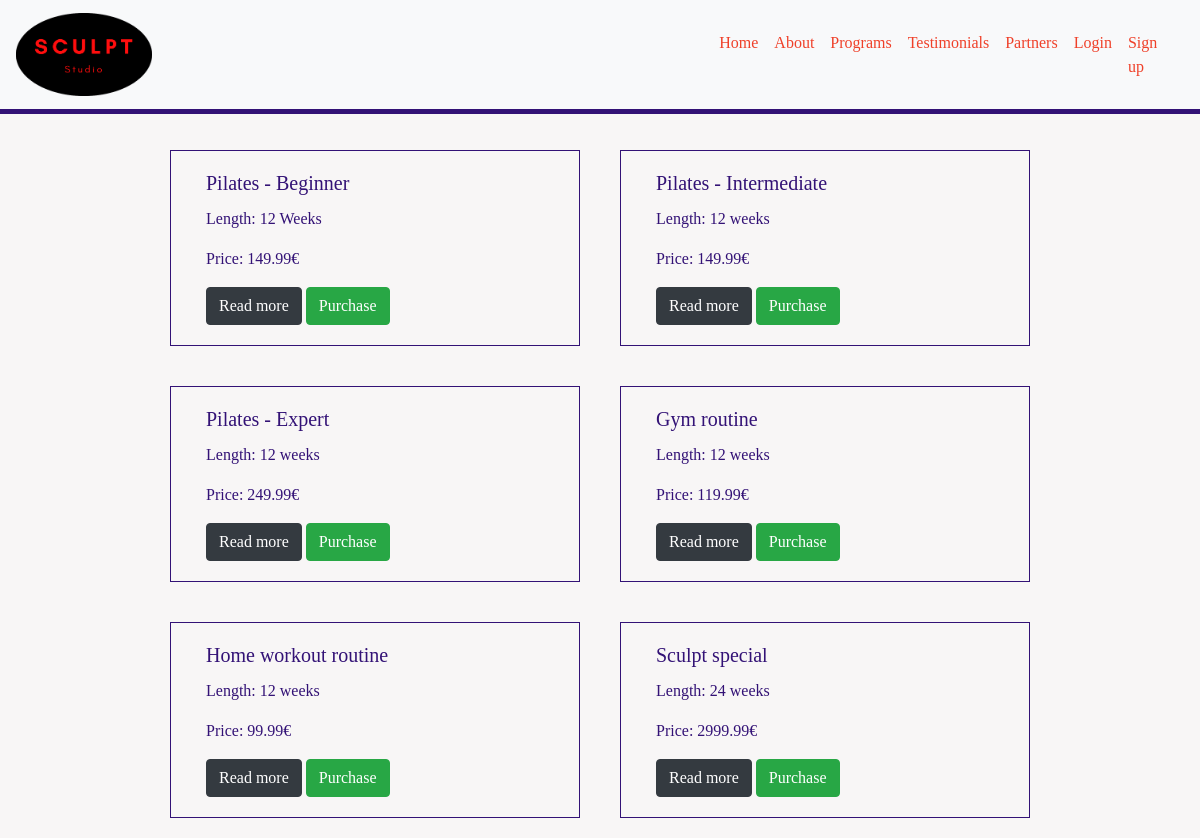
The app's page /programs/, older data.
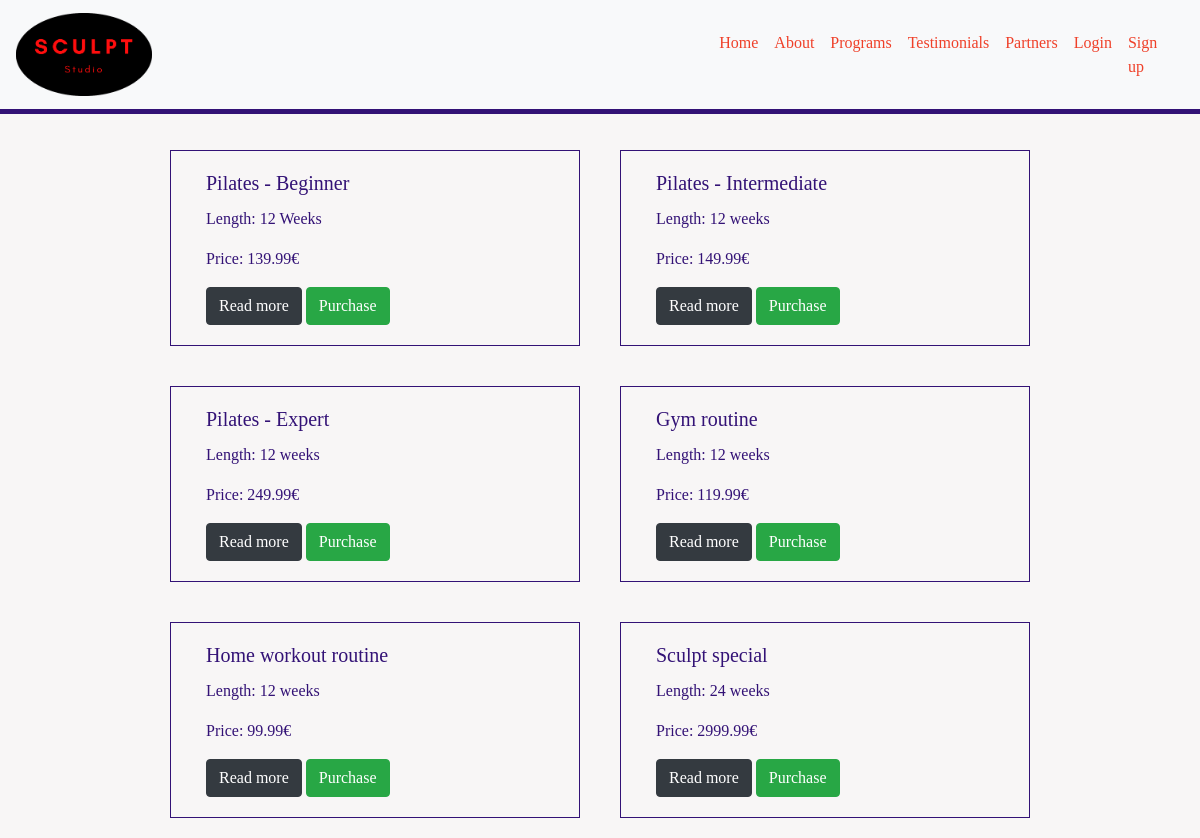
The same page, newer data.
### programs/models.py (models this page shows, shortened)
class Programs(models.Model):
    class Meta:
        verbose_name_plural = 'Programs'
    name = models.CharField(max_length=100)
    type = models.CharField(max_length=100)
    description = models.TextField()
    price = models.DecimalField(max_digits=6, decimal_places=2)

### programs/views.py (the view)
# urls.py: path('', views.programs, name='programs'),
def programs(request):
    programs = Programs.objects.all()
    context = {
        'programs': programs,
    }
    return render(request, 'programs/programs.html', context)

### programs/templates/programs/programs.html
{% extends 'base.html' %}
{% block content %}
<div class="row justify-content-center">
  {% for program in programs %}
  <div class="col-sm-4 programs">
    <div class="card">
      <div class="card-body">
        <h5 class="card-title">{{ program.name }}</h5>
        <p class="card-text">Length: {{ program.type }}</p>
        <p class="card-text">Price: {{ program.price }}€</p>
        {% if request.user.is_authenticated and request.user.is_superuser %}
        <a href="{% url 'edit_program' program.id %}" class="btn btn-danger">Edit</a>
        <a href="{% url 'delete_program' program.id %}" class="btn btn-danger">Delete</a>
        <a href="{% url 'program_details' program.id %}" class="btn btn-dark btn-primary">Read more</a>
        <a href="#" class="btn btn-success btn-primary">Purchase</a>
        {% else %}
        <a href="{% url 'program_details' program.id %}" class="btn btn-dark btn-primary">Read more</a>
        <a href="#" class="btn btn-success btn-primary">Purchase</a>
        {% endif %}
      </div>
    </div>
  </div>
  {% endfor %}
</div>
{% endblock %}

### templates/base.html (shortened to what this page needs)
{% load static %}
<!DOCTYPE html>
<html lang="en">
<head>
    {% block maincss %}
    <link rel="stylesheet" href="https://maxcdn.bootstrapcdn.com/bootstrap/4.0.0/css/bootstrap.min.css">
    <link rel="stylesheet" href="{% static '/css/main.css' %}">
    {% endblock %}
</head>
<body>
    <nav class="navbar navbar-expand-lg navbar-light bg-light">
      <a class="navbar-brand" href="{% url 'home' %}">
        <img src="/media/sculpt_logo.png" alt="sculpt studio logo" height="20%" width="20%">
      </a>
        <div class="collapse navbar-collapse flex-row-reverse" id="navbarNav">
            <ul class="navbar-nav">
                <li class="nav-item">
                    <a class="nav-link" href="{% url 'home' %}">Home</a>
                </li>
                <li class="nav-item">
                    <a class="nav-link" href="{% url 'about_me' %}">About</a>
                </li>
                <li class="nav-item">
                    <a class="nav-link" href="{% url 'programs' %}">Programs</a>
                </li>
                <li class="nav-item">
                    <a class="nav-link" href="#">Testimonials</a>
                </li>
                <li class="nav-item">
                    <a class="nav-link" href="#">Partners</a>
                </li>
                {% if user.is_authenticated %}
                <li class="nav-item">
                    <a class="nav-link" href="">My Profile</a>
                </li>
                <li class="nav-item">
                    <a class="nav-link" href="{% url 'account_email' %}">Change E-mail</a>
                </li>
                <li class="nav-item">
                    <a class="nav-link" href="{% url 'account_logout' %}">Log Out</a>
                </li>
                {% else %}
                <li class="nav-item">
                    <a class="nav-link" href="{% url 'account_login' %}">Login</a>
                </li>
                <li class="nav-item">
                    <a class="nav-link" href="{% url 'account_signup' %}">Sign up</a>
                </li>
                {% endif %}
            </ul>
        </div>
    </nav>
    <hr>
    {% block content %}
    {% endblock %}
</body>
</html>

### static/css/main.css (style rules this page uses)
* { font-family: 'Noto Serif JP', serif; color: rgb(51, 18, 118); font-weight: 500; }
hr { border-top: 5px solid rgb(51, 18, 118); margin-top: 0; }
body { background-color: rgb(248, 246, 246); }
a { color: rgb(239, 64, 41); transition: 0.5s; }
nav .navbar-nav li a { color: rgb(239, 64, 41) !important; transition: 0.5s; }
.card { background-color: rgb(248, 246, 246); border: none; }
.programs { border: 1px solid rgb(51, 18, 118); margin: 20px; }

Row changes from the older to the newer data that the page shows:
changed Programs "Pilates - Beginner": price "149.99" → "139.99"
